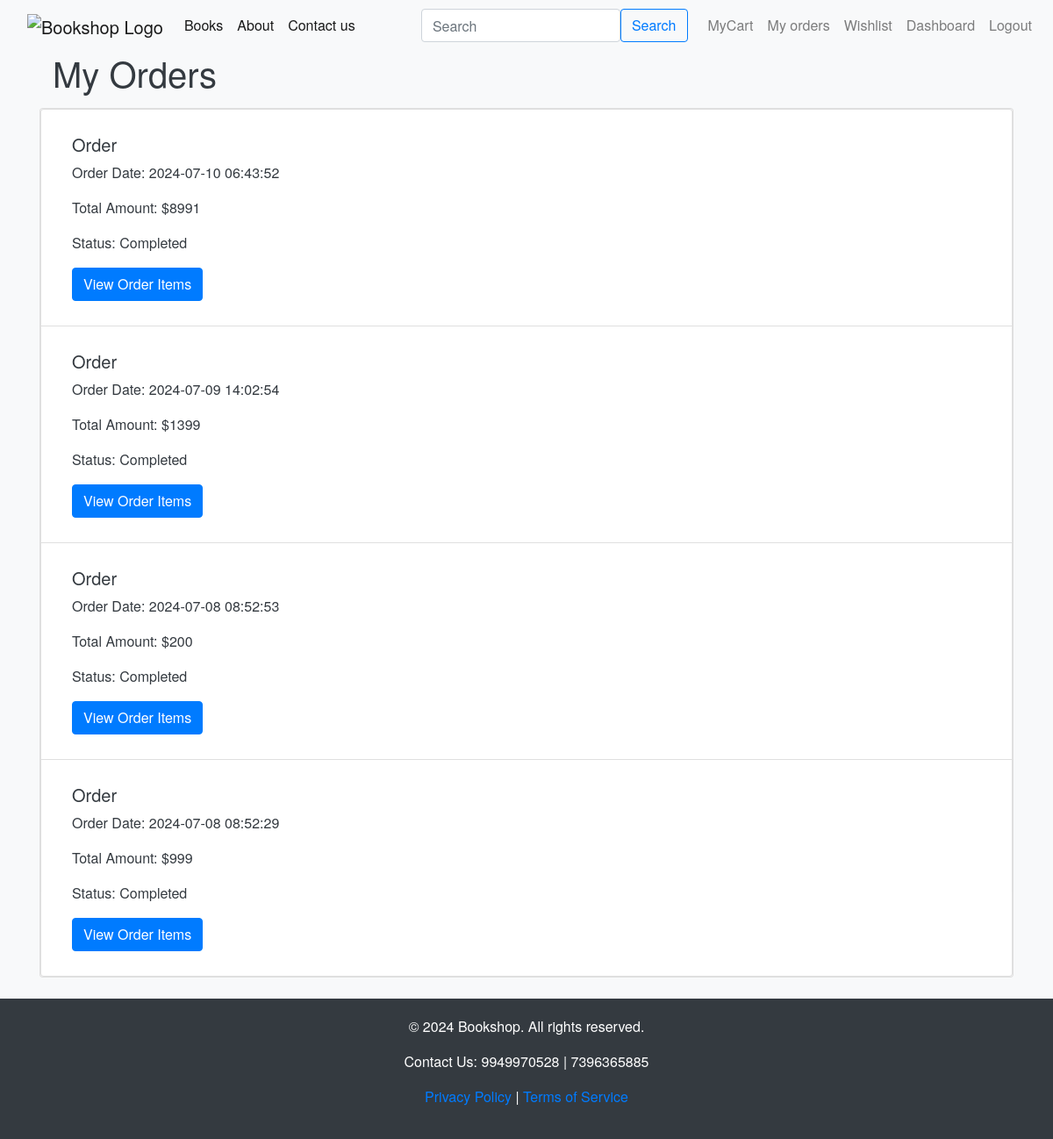
The app's page /orders (signed in) with its own data.
### app.py (models this page shows)
class Orders(db.Model):
    __tablename__='orders'
    OrderID= db.Column(db.Integer, primary_key=True)
    UserID= db.Column(db.Integer,db.ForeignKey('users.UserID'), nullable=False)
    OrderDate= db.Column(db.DateTime, nullable=False)
    TotalAmount= db.Column(db.Integer,nullable=False)
    ShippingAddressID= db.Column(db.Integer,db.ForeignKey('addresses.AddressID'),nullable=False)
    BillingAddressID= db.Column(db.Integer,db.ForeignKey('addresses.AddressID'),nullable=False)
    OrderStatus= db.Column(db.String(20),nullable=False)

### app.py (the view)
@app.route('/orders')
def orders():
    if 'user_id' not in session:
        flash('Please log in first!', 'danger')
        return redirect(url_for('login'))
    user_id = session['user_id']
    orders = Orders.query.filter_by(UserID=user_id).order_by(Orders.OrderDate.desc()).all()
    return render_template('orders.html', orders=orders)

### templates/orders.html
{% extends 'base.html' %}
{% block body %}
<div class="container">
    <h1>My Orders</h1>
</div>
{% if orders %}
<div class="card mb-4 my-3 rounded">
    <ul class="list-group ">
        {% for order in orders %}
        <li class="list-group-item">
            <div class="container my-3">
                <h5>Order </h5>
                <p>Order Date: {{ order.OrderDate.strftime('%Y-%m-%d %H:%M:%S') }}</p>
                <p>Total Amount: ${{ order.TotalAmount }}</p>
                <p>Status: {{ order.OrderStatus }}</p>
                <a href="{{ url_for('order_items', order_id=order.OrderID) }}" class="btn btn-primary">View Order
                    Items</a>
            </div>
        </li>
        {% endfor %}
    </ul>
</div>
{% else %}
<p>No orders found.</p>
<a href="{{ url_for('books') }}" class="btn btn-primary">Shop Now</a>
{% endif %}
{% endblock body %}

### templates/base.html (style rules this page uses)
body { background-color: #f8f9fa; color: #343a40; font-family: 'Helvetica Neue', Helvetica, Arial, sans-serif; display: flex; flex-direction: column; min-height: 100vh; margin: 0; }
.btn-primary { background-color: #007bff; border-color: #007bff; }
.container { flex: 1; }

### records on screen
Orders: OrderDate "2024-07-10 06:43:52", TotalAmount "8991", OrderStatus "Completed"
Orders: OrderDate "2024-07-09 14:02:54", TotalAmount "1399", OrderStatus "Completed"
Orders: OrderDate "2024-07-08 08:52:53", TotalAmount "200", OrderStatus "Completed"
Orders: OrderDate "2024-07-08 08:52:29", TotalAmount "999", OrderStatus "Completed"
